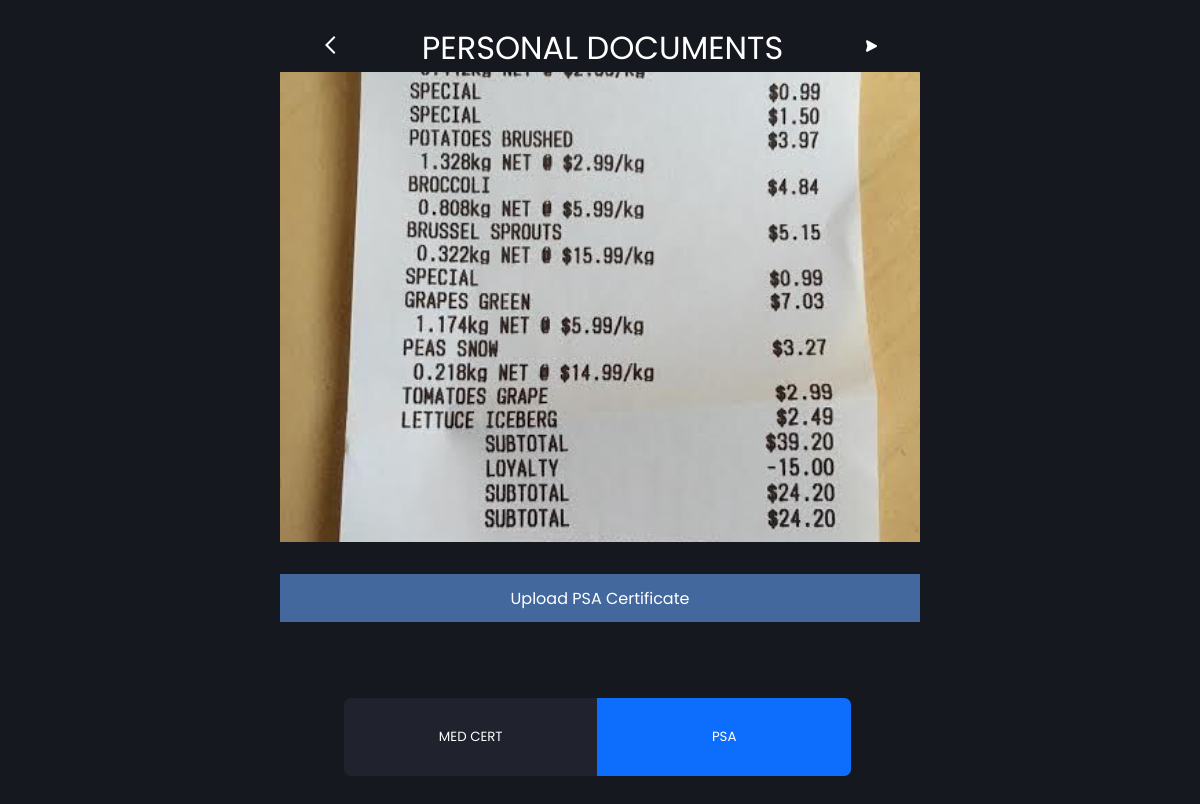
The app's page /priotizen_app/attach_psa.php (signed in), older data.
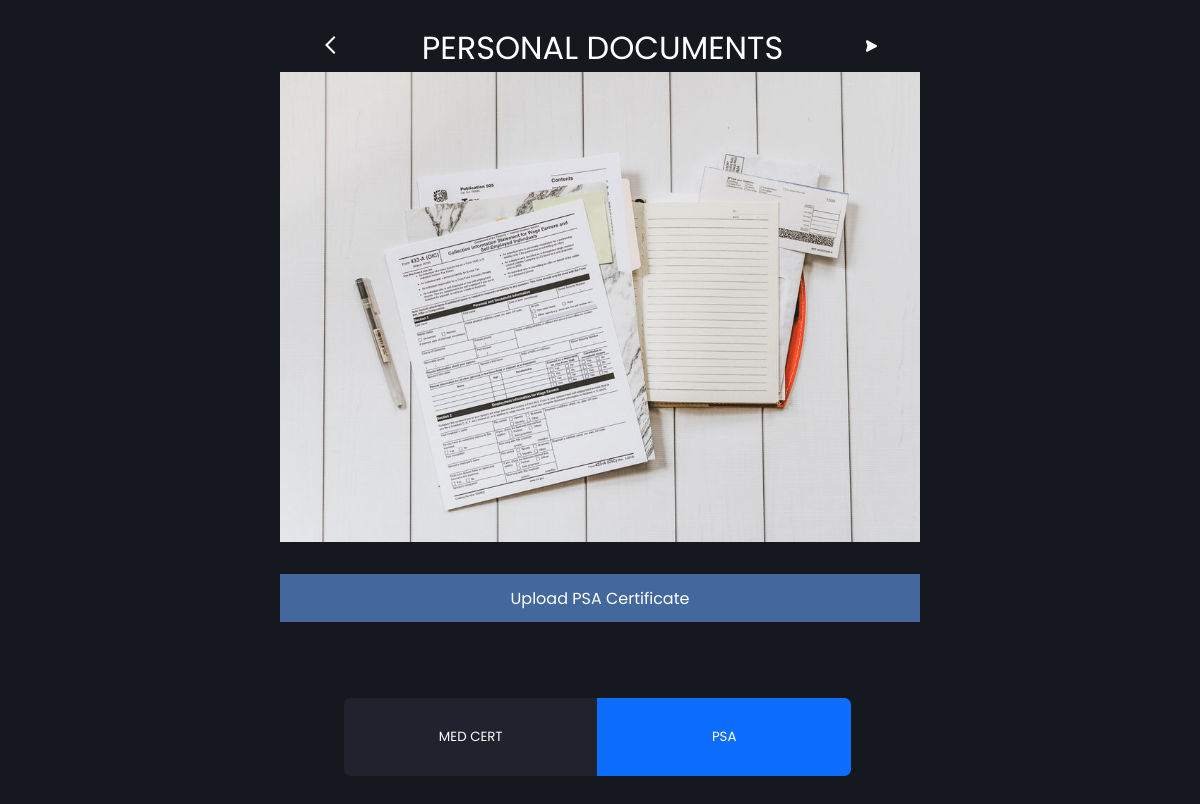
The same page, newer data.
### tables this page shows
CREATE TABLE `doc` (
  `id` int(11) NOT NULL,
  `psa` varchar(200) DEFAULT NULL,
  `med` varchar(200) DEFAULT NULL,
  `user_id` int(11) DEFAULT NULL
);

### priotizen_app/attach_psa.php (the view, shortened to what this page needs)
<?php
require('connection.php');
$id = $_SESSION['account_id'];
$query = "SELECT * FROM doc where user_id = $id limit 1";
$assoc = mysqli_fetch_assoc(mysqli_query($conn,$query));
$goHome = false;
$psa = $assoc['psa'];
$checkpsa = false;
if($assoc['psa']!=null && $assoc['med']!=null){
    $goHome = true;
}
if($psa!=null ){
    $checkpsa =true;
}
?>
<!DOCTYPE html>
<html lang="en">
<head>
    <link rel="stylesheet" href="https://cdnjs.cloudflare.com/ajax/libs/font-awesome/6.2.1/css/all.min.css">
    <link rel="stylesheet" href="css/toast.css">
    <link rel="stylesheet" href="css/root.css">
    <link rel="stylesheet" href="css/profile.css">
</head>
<body>
    <div class="container">
        <div class="head" style="display:flex; justify-content:space-around; align-items:center; ">
            <div class="svgHead" onclick="goPage('profile')" style="<?php echo $goHome? "":"visibility: hidden;" ?>">
                <svg xmlns="http://www.w3.org/2000/svg" width="20" height="20" viewBox="0 0 20 20"><path fill="currentColor" d="m4 10l9 9l1.4-1.5L7 10l7.4-7.5L13 1z"/></svg>
            </div>
            <p>Personal Documents</p>
            <div class="svgHead" onclick="sendAttachment()">
                <svg xmlns="http://www.w3.org/2000/svg" width="15" height="16" viewBox="0 0 15 16"><path fill="currentColor" d="M12.49 7.14L3.44 2.27c-.76-.41-1.64.3-1.4 1.13l1.24 4.34c.05.18.05.36 0 .54l-1.24 4.34c-.24.83.64 1.54 1.4 1.13l9.05-4.87a.98.98 0 0 0 0-1.72Z"/></svg>
            </div>
        </div>
        <div class="attach" style="width: 100%; height:80%">
            <img id="previewImage" src="./documents/<?php echo $checkpsa? $psa :"empty.jpg" ?>" alt="this is an image" style="width: 100%; height:75%; object-fit:cover;">
            <div id="fileinput">
                <p>Upload PSA Certificate</p>
            </div>
        </div>
        <div class="buttonNav">
            <button class="notActive" onclick="goPage('attach_med')">MED CERT</button>
            <button class="active" onclick="goPage('attach_psa')">PSA</button>
        </div>
    </div>
</body>
</html>

Row changes from the older to the newer data that the page shows:
changed doc: psa: picture removed, a placeholder shows
